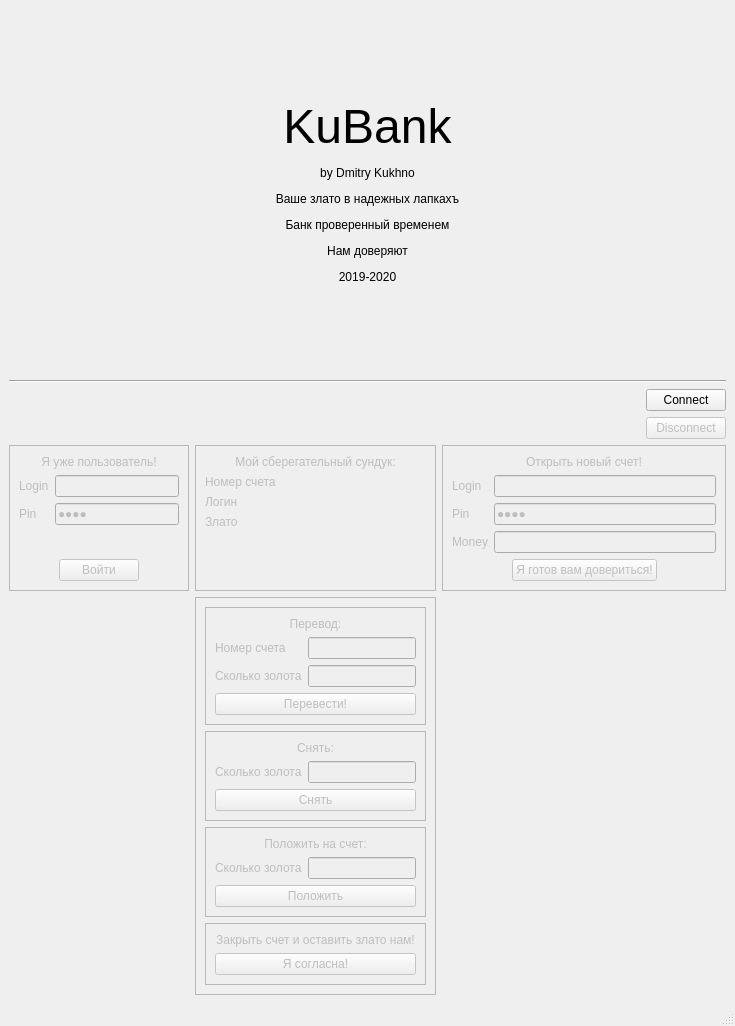
<?xml version="1.0" encoding="UTF-8"?>
<ui version="4.0">
 <class>MainWindow</class>
 <widget class="QMainWindow" name="MainWindow">
  <property name="geometry">
   <rect>
    <x>0</x>
    <y>0</y>
    <width>735</width>
    <height>1026</height>
   </rect>
  </property>
  <property name="windowTitle">
   <string>KuBank</string>
  </property>
  <widget class="QWidget" name="centralwidget">
   <layout class="QGridLayout" name="gridLayout">
    <item row="2" column="1">
     <widget class="QPushButton" name="button_connect">
      <property name="text">
       <string>Connect</string>
      </property>
     </widget>
    </item>
    <item row="2" column="0">
     <spacer name="horizontalSpacer_8">
      <property name="orientation">
       <enum>Qt::Horizontal</enum>
      </property>
      <property name="sizeHint" stdset="0">
       <size>
        <width>40</width>
        <height>20</height>
       </size>
      </property>
     </spacer>
    </item>
    <item row="0" column="0" colspan="2">
     <widget class="QLabel" name="label_3">
      <property name="text">
       <string>&lt;html&gt;&lt;head/&gt;&lt;body&gt;&lt;p align=&quot;center&quot;&gt;&lt;span style=&quot; font-size:36pt;&quot;&gt;KuBank&lt;/span&gt;&lt;/p&gt;&lt;p align=&quot;center&quot;&gt;by Dmitry Kukhno&lt;/p&gt;&lt;p align=&quot;center&quot;&gt;Ваше злато в надежных лапкахъ&lt;/p&gt;&lt;p align=&quot;center&quot;&gt;Банк проверенный временем&lt;/p&gt;&lt;p align=&quot;center&quot;&gt;Нам доверяют&lt;/p&gt;&lt;p align=&quot;center&quot;&gt;2019-2020&lt;/p&gt;&lt;/body&gt;&lt;/html&gt;</string>
      </property>
     </widget>
    </item>
    <item row="4" column="0" colspan="2">
     <layout class="QGridLayout" name="gridLayout_2">
      <item row="0" column="1">
       <widget class="QFrame" name="frame_auth">
        <property name="enabled">
         <bool>false</bool>
        </property>
        <property name="frameShape">
         <enum>QFrame::StyledPanel</enum>
        </property>
        <property name="frameShadow">
         <enum>QFrame::Raised</enum>
        </property>
        <layout class="QGridLayout" name="gridLayout_4">
         <item row="1" column="0" colspan="2">
          <layout class="QFormLayout" name="formLayout">
           <item row="0" column="0" colspan="2">
            <widget class="QLabel" name="label_4">
             <property name="text">
              <string>&lt;html&gt;&lt;head/&gt;&lt;body&gt;&lt;p align=&quot;center&quot;&gt;Я уже пользователь!&lt;/p&gt;&lt;/body&gt;&lt;/html&gt;</string>
             </property>
            </widget>
           </item>
           <item row="1" column="0">
            <widget class="QLabel" name="label">
             <property name="text">
              <string>Login</string>
             </property>
            </widget>
           </item>
           <item row="1" column="1">
            <widget class="QLineEdit" name="line_login_in"/>
           </item>
           <item row="2" column="0">
            <widget class="QLabel" name="label_2">
             <property name="text">
              <string>Pin</string>
             </property>
            </widget>
           </item>
           <item row="2" column="1">
            <widget class="QLineEdit" name="line_pin_in">
             <property name="inputMask">
              <string>9999</string>
             </property>
             <property name="echoMode">
              <enum>QLineEdit::Password</enum>
             </property>
            </widget>
           </item>
          </layout>
         </item>
         <item row="2" column="0" colspan="2">
          <layout class="QGridLayout" name="gridLayout_12">
           <item row="0" column="1">
            <widget class="QPushButton" name="button_auth">
             <property name="text">
              <string>Войти</string>
             </property>
            </widget>
           </item>
           <item row="0" column="0">
            <spacer name="horizontalSpacer_4">
             <property name="orientation">
              <enum>Qt::Horizontal</enum>
             </property>
             <property name="sizeHint" stdset="0">
              <size>
               <width>40</width>
               <height>20</height>
              </size>
             </property>
            </spacer>
           </item>
           <item row="0" column="2">
            <spacer name="horizontalSpacer_5">
             <property name="orientation">
              <enum>Qt::Horizontal</enum>
             </property>
             <property name="sizeHint" stdset="0">
              <size>
               <width>40</width>
               <height>20</height>
              </size>
             </property>
            </spacer>
           </item>
          </layout>
         </item>
        </layout>
       </widget>
      </item>
      <item row="1" column="2">
       <widget class="QFrame" name="frame_opt">
        <property name="enabled">
         <bool>false</bool>
        </property>
        <property name="frameShape">
         <enum>QFrame::StyledPanel</enum>
        </property>
        <property name="frameShadow">
         <enum>QFrame::Raised</enum>
        </property>
        <layout class="QGridLayout" name="gridLayout_7">
         <item row="2" column="0">
          <widget class="QFrame" name="frame_7">
           <property name="frameShape">
            <enum>QFrame::StyledPanel</enum>
           </property>
           <property name="frameShadow">
            <enum>QFrame::Raised</enum>
           </property>
           <layout class="QGridLayout" name="gridLayout_10">
            <item row="0" column="0" colspan="2">
             <layout class="QFormLayout" name="formLayout_7">
              <item row="1" column="0">
               <widget class="QLabel" name="label_23">
                <property name="text">
                 <string>Сколько золота</string>
                </property>
               </widget>
              </item>
              <item row="1" column="1">
               <widget class="QLineEdit" name="line_give_money">
                <property name="inputMask">
                 <string>999999999</string>
                </property>
               </widget>
              </item>
              <item row="0" column="0" colspan="2">
               <widget class="QLabel" name="label_22">
                <property name="text">
                 <string>&lt;html&gt;&lt;head/&gt;&lt;body&gt;&lt;p align=&quot;center&quot;&gt;Положить на счет:&lt;/p&gt;&lt;/body&gt;&lt;/html&gt;</string>
                </property>
               </widget>
              </item>
             </layout>
            </item>
            <item row="1" column="0" colspan="2">
             <widget class="QPushButton" name="button_give">
              <property name="text">
               <string>Положить</string>
              </property>
             </widget>
            </item>
           </layout>
          </widget>
         </item>
         <item row="3" column="0">
          <widget class="QFrame" name="frame_8">
           <property name="frameShape">
            <enum>QFrame::StyledPanel</enum>
           </property>
           <property name="frameShadow">
            <enum>QFrame::Raised</enum>
           </property>
           <layout class="QGridLayout" name="gridLayout_11">
            <item row="0" column="0" colspan="2">
             <widget class="QLabel" name="label_24">
              <property name="text">
               <string>&lt;html&gt;&lt;head/&gt;&lt;body&gt;&lt;p align=&quot;center&quot;&gt;Закрыть счет и оставить злато нам!&lt;/p&gt;&lt;/body&gt;&lt;/html&gt;</string>
              </property>
             </widget>
            </item>
            <item row="1" column="0" colspan="2">
             <widget class="QPushButton" name="button_close">
              <property name="text">
               <string>Я согласна!</string>
              </property>
             </widget>
            </item>
           </layout>
          </widget>
         </item>
         <item row="0" column="0">
          <widget class="QFrame" name="frame_5">
           <property name="frameShape">
            <enum>QFrame::StyledPanel</enum>
           </property>
           <property name="frameShadow">
            <enum>QFrame::Raised</enum>
           </property>
           <layout class="QGridLayout" name="gridLayout_8">
            <item row="0" column="0" colspan="2">
             <layout class="QFormLayout" name="formLayout_5">
              <item row="1" column="0">
               <widget class="QLabel" name="label_17">
                <property name="text">
                 <string>Номер счета</string>
                </property>
               </widget>
              </item>
              <item row="2" column="0">
               <widget class="QLabel" name="label_18">
                <property name="text">
                 <string>Сколько золота</string>
                </property>
               </widget>
              </item>
              <item row="1" column="1">
               <widget class="QLineEdit" name="line_transf_number">
                <property name="inputMask">
                 <string>999999999</string>
                </property>
               </widget>
              </item>
              <item row="2" column="1">
               <widget class="QLineEdit" name="line_transf_money">
                <property name="inputMask">
                 <string>999999999</string>
                </property>
                <property name="maxLength">
                 <number>9</number>
                </property>
               </widget>
              </item>
              <item row="0" column="0" colspan="2">
               <widget class="QLabel" name="label_16">
                <property name="text">
                 <string>&lt;html&gt;&lt;head/&gt;&lt;body&gt;&lt;p align=&quot;center&quot;&gt;Перевод:&lt;/p&gt;&lt;/body&gt;&lt;/html&gt;</string>
                </property>
               </widget>
              </item>
             </layout>
            </item>
            <item row="1" column="0" colspan="2">
             <widget class="QPushButton" name="button_transf">
              <property name="text">
               <string>Перевести!</string>
              </property>
             </widget>
            </item>
           </layout>
          </widget>
         </item>
         <item row="1" column="0">
          <widget class="QFrame" name="frame_6">
           <property name="frameShape">
            <enum>QFrame::StyledPanel</enum>
           </property>
           <property name="frameShadow">
            <enum>QFrame::Raised</enum>
           </property>
           <layout class="QGridLayout" name="gridLayout_9">
            <item row="0" column="0" colspan="2">
             <layout class="QFormLayout" name="formLayout_6">
              <item row="1" column="0">
               <widget class="QLabel" name="label_20">
                <property name="text">
                 <string>Сколько золота</string>
                </property>
               </widget>
              </item>
              <item row="1" column="1">
               <widget class="QLineEdit" name="line_get_money">
                <property name="inputMask">
                 <string>999999999</string>
                </property>
               </widget>
              </item>
              <item row="0" column="0" colspan="2">
               <widget class="QLabel" name="label_19">
                <property name="text">
                 <string>&lt;html&gt;&lt;head/&gt;&lt;body&gt;&lt;p align=&quot;center&quot;&gt;Снять:&lt;/p&gt;&lt;/body&gt;&lt;/html&gt;</string>
                </property>
               </widget>
              </item>
             </layout>
            </item>
            <item row="1" column="0" colspan="2">
             <widget class="QPushButton" name="button_get">
              <property name="text">
               <string>Снять</string>
              </property>
             </widget>
            </item>
           </layout>
          </widget>
         </item>
        </layout>
       </widget>
      </item>
      <item row="0" column="3">
       <widget class="QFrame" name="frame_new">
        <property name="enabled">
         <bool>false</bool>
        </property>
        <property name="frameShape">
         <enum>QFrame::StyledPanel</enum>
        </property>
        <property name="frameShadow">
         <enum>QFrame::Raised</enum>
        </property>
        <layout class="QGridLayout" name="gridLayout_6">
         <item row="1" column="0">
          <layout class="QGridLayout" name="gridLayout_13">
           <item row="0" column="1">
            <widget class="QPushButton" name="button_new">
             <property name="text">
              <string>Я готов вам довериться!</string>
             </property>
            </widget>
           </item>
           <item row="0" column="0">
            <spacer name="horizontalSpacer_6">
             <property name="orientation">
              <enum>Qt::Horizontal</enum>
             </property>
             <property name="sizeHint" stdset="0">
              <size>
               <width>40</width>
               <height>20</height>
              </size>
             </property>
            </spacer>
           </item>
           <item row="0" column="2">
            <spacer name="horizontalSpacer_7">
             <property name="orientation">
              <enum>Qt::Horizontal</enum>
             </property>
             <property name="sizeHint" stdset="0">
              <size>
               <width>40</width>
               <height>20</height>
              </size>
             </property>
            </spacer>
           </item>
          </layout>
         </item>
         <item row="0" column="0">
          <layout class="QFormLayout" name="formLayout_2">
           <item row="1" column="0">
            <widget class="QLabel" name="label_6">
             <property name="text">
              <string>Login</string>
             </property>
            </widget>
           </item>
           <item row="2" column="0">
            <widget class="QLabel" name="label_7">
             <property name="text">
              <string>Pin</string>
             </property>
            </widget>
           </item>
           <item row="3" column="0">
            <widget class="QLabel" name="label_9">
             <property name="text">
              <string>Money</string>
             </property>
            </widget>
           </item>
           <item row="1" column="1">
            <widget class="QLineEdit" name="line_login_new"/>
           </item>
           <item row="2" column="1">
            <widget class="QLineEdit" name="line_pin_new">
             <property name="inputMask">
              <string>9999</string>
             </property>
             <property name="echoMode">
              <enum>QLineEdit::Password</enum>
             </property>
            </widget>
           </item>
           <item row="3" column="1">
            <widget class="QLineEdit" name="line_money_new">
             <property name="inputMask">
              <string>999999999</string>
             </property>
            </widget>
           </item>
           <item row="0" column="0" colspan="2">
            <widget class="QLabel" name="label_5">
             <property name="text">
              <string>&lt;html&gt;&lt;head/&gt;&lt;body&gt;&lt;p align=&quot;center&quot;&gt;Открыть новый счет!&lt;/p&gt;&lt;/body&gt;&lt;/html&gt;</string>
             </property>
            </widget>
           </item>
          </layout>
         </item>
        </layout>
       </widget>
      </item>
      <item row="0" column="2">
       <widget class="QFrame" name="frame_info">
        <property name="enabled">
         <bool>false</bool>
        </property>
        <property name="frameShape">
         <enum>QFrame::StyledPanel</enum>
        </property>
        <property name="frameShadow">
         <enum>QFrame::Raised</enum>
        </property>
        <layout class="QGridLayout" name="gridLayout_5">
         <item row="0" column="0">
          <layout class="QFormLayout" name="formLayout_4">
           <item row="1" column="0">
            <widget class="QLabel" name="label_11">
             <property name="text">
              <string>Номер счета</string>
             </property>
            </widget>
           </item>
           <item row="1" column="1">
            <widget class="QLabel" name="label_number_info">
             <property name="text">
              <string/>
             </property>
            </widget>
           </item>
           <item row="2" column="0">
            <widget class="QLabel" name="label_13">
             <property name="text">
              <string>Логин</string>
             </property>
            </widget>
           </item>
           <item row="2" column="1">
            <widget class="QLabel" name="label_login_info">
             <property name="text">
              <string/>
             </property>
            </widget>
           </item>
           <item row="3" column="0">
            <widget class="QLabel" name="label_15">
             <property name="text">
              <string>Злато</string>
             </property>
            </widget>
           </item>
           <item row="3" column="1">
            <widget class="QLabel" name="label_money_info">
             <property name="text">
              <string/>
             </property>
            </widget>
           </item>
           <item row="0" column="0" colspan="2">
            <widget class="QLabel" name="label_10">
             <property name="text">
              <string>&lt;html&gt;&lt;head/&gt;&lt;body&gt;&lt;p align=&quot;center&quot;&gt;Мой сберегательный сундук:&lt;/p&gt;&lt;/body&gt;&lt;/html&gt;</string>
             </property>
            </widget>
           </item>
          </layout>
         </item>
        </layout>
       </widget>
      </item>
     </layout>
    </item>
    <item row="1" column="0" colspan="2">
     <widget class="Line" name="line">
      <property name="orientation">
       <enum>Qt::Horizontal</enum>
      </property>
     </widget>
    </item>
    <item row="3" column="1">
     <widget class="QPushButton" name="button_disconnect">
      <property name="enabled">
       <bool>false</bool>
      </property>
      <property name="text">
       <string>Disconnect</string>
      </property>
     </widget>
    </item>
   </layout>
  </widget>
  <widget class="QStatusBar" name="statusBar">
   <property name="enabled">
    <bool>true</bool>
   </property>
   <property name="sizeGripEnabled">
    <bool>true</bool>
   </property>
  </widget>
 </widget>
 <resources/>
 <connections/>
</ui>
